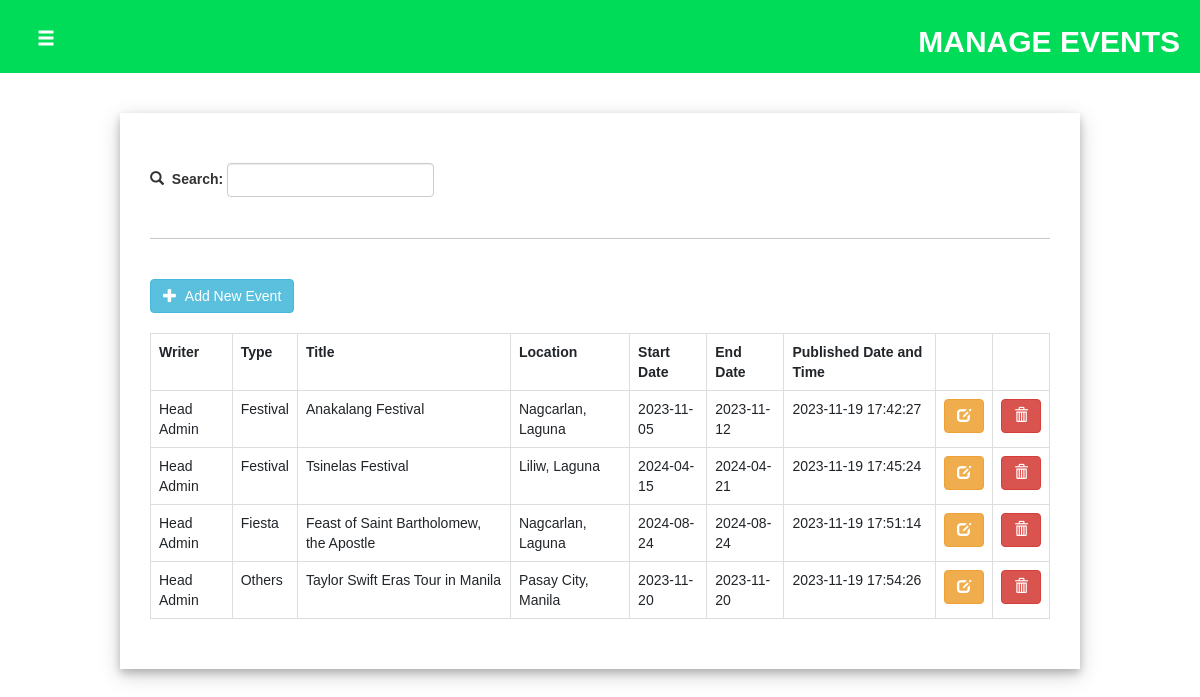
Screenshot of /adminside/events/events.php (signed in) with the database file from the repository.
### tables this page shows
CREATE TABLE `tbl_events` (
  `id` int(11) NOT NULL,
  `admin_id` int(11) NOT NULL,
  `fld_type` varchar(255) DEFAULT NULL,
  `fld_title` varchar(255) DEFAULT NULL,
  `fld_content` mediumtext DEFAULT NULL,
  `fld_mainimage` varchar(500) DEFAULT NULL,
  `fld_images` mediumtext DEFAULT NULL,
  `fld_location` varchar(255) NOT NULL,
  `fld_startdate` date DEFAULT NULL,
  `fld_enddate` date DEFAULT NULL,
  `fld_datetime` datetime DEFAULT NULL
);

### adminside/events/events.php (the view, shortened to what this page needs)
<?php
    include("../navbar.php");
    include("../connect.php");
    $result = $conn -> query("select * from tbl_admin where fld_username like '$username'");
        while($row = $result->fetch_assoc()){
            $admintype = $row["fld_type"];
        }
?>
<!DOCTYPE html>
<html lang="en">
<head>
    <link rel="stylesheet" href="eventstyle.css">
</head>
<body>
<div class="header" id="headercontainer">
            <button type="button" class="btn btn-dark btn-lg" id="btn_menu"><span class="glyphicon glyphicon-menu-hamburger"></span></button>
            <h2 id="headertitle">MANAGE EVENTS</h2>
        </div>
    <div id="container">
        <br><br>
        <div class='eventsdiv'>
            <br>
            <div class="searchdiv">
                <form action="events.php" method="get">
                    <table>
                        <tr>
                            <td style="padding-top: 3px;"><span class="glyphicon glyphicon-search"></span>&nbsp;&nbsp;<label> Search: </label>&nbsp;</td>
                            <td><input type="text" class="form-control" name="search_name" onchange="this.form.submit()"> </td>
                        </tr>
                    </table>
                </form>
            </div>
            <br><hr><br>
            <div id="addbtndiv">
                <button type="button" class="btn btn-info" id="btn_add_event"><span class="glyphicon glyphicon-plus"></span> &nbsp;Add New Event</button>&nbsp;
            </div>
            <table class='table table-bordered'>
                <?php
                if($admintype != "Head Admin"){
                    if(isset($_GET["search_name"])){
                        $result =  $conn->query("select * from tbl_events where admin_id like '$admin_id' and fld_title like '$_GET[search_name]%'");
                    }else{
                        $result = $conn->query("select * from tbl_events where admin_id like '$admin_id'");
                    }
                    echo "<tr>
                    <th>Type</th><th>Title</th><th>Location</th><th>Start Date</th><th>End Date</th><th>Published Date and Time</th><th></th><th></th>
                    </tr>";
                    while($row = $result->fetch_assoc()){
                        echo "<tr>
                        <td>$row[fld_type]</td>
                        <td>$row[fld_title]</td>
                        <td>$row[fld_location]</td>
                        <td>$row[fld_startdate]</td>
                        <td>$row[fld_enddate]</td>
                        <td>$row[fld_datetime]</td>
                        <td style='text-align:center;'><button type='button' class='btn btn-warning' onclick=edit('$row[id]')><span class='glyphicon glyphicon-edit'></span></button></td>
                        <td style='text-align:center;'><button type='button' class='btn btn-danger' onclick=del('$row[id]')><span class='glyphicon glyphicon-trash'></span></button></td>
                        </tr>";
                    }
                }else{
                    if(isset($_GET["search_name"])){
                        $result =  $conn->query("select tbl_admin.fld_name, tbl_events.id, tbl_events.fld_type, tbl_events.fld_title, tbl_events.fld_title, tbl_events.fld_location, tbl_events.fld_startdate, tbl_events.fld_enddate, tbl_events.fld_datetime from tbl_events, tbl_admin where tbl_events.admin_id = tbl_admin.id and (tbl_events.fld_title like '$_GET[search_name]%' or tbl_admin.fld_name like '$_GET[search_name]%')");
                    }else{
                        $result = $conn->query("select tbl_admin.fld_name, tbl_events.id, tbl_events.fld_type, tbl_events.fld_title, tbl_events.fld_title, tbl_events.fld_location, tbl_events.fld_startdate, tbl_events.fld_enddate, tbl_events.fld_datetime from tbl_events, tbl_admin where tbl_events.admin_id = tbl_admin.id");
                    }
                    echo "<tr>
                    <th>Writer</th><th>Type</th><th>Title</th><th>Location</th><th>Start Date</th><th>End Date</th><th>Published Date and Time</th><th></th><th></th>
                    </tr>";
                    while($row = $result->fetch_assoc()){
                        echo "<tr>
                        <td>$row[fld_name]</td>
                        <td>$row[fld_type]</td>
                        <td>$row[fld_title]</td>
                        <td>$row[fld_location]</td>
                        <td>$row[fld_startdate]</td>
                        <td>$row[fld_enddate]</td>
                        <td>$row[fld_datetime]</td>
                        <td style='text-align:center;'><button type='button' class='btn btn-warning' onclick=edit('$row[id]')><span class='glyphicon glyphicon-edit'></span></button></td>
                        <td style='text-align:center;'><button type='button' class='btn btn-danger' onclick=del('$row[id]')><span class='glyphicon glyphicon-trash'></span></button></td>
                        </tr>";
                    }
                }
                ?>
            </table>
        </div>
    </div>
</body>
</html>

### adminside/events/eventstyle.css (style rules this page uses)
body { background-color: white; }
#container { height:auto; }
#headercontainer { width: 100%; background-color: #00DB58; color: white; padding: 5px; padding-left: 20px; padding-right: 20px; overflow: hidden; }
#btn_menu { float: left; background-color: transparent; transform: translateY(25%); }
#headertitle { float: right; font-weight: bold; }
#addbtndiv { padding-bottom: 20px; }
.eventsdiv { background-color: white; padding: 30px; margin-top: 20px; margin-bottom: 20px; margin: 0 auto; width: 80%; box-shadow: 0 4px 8px 0 rgba(0, 0, 0, 0.2), 0 6px 20px 0 rgba(0, 0, 0, 0.19); overflow: auto; }

### adminside/navbar.php (style rules this page uses)
body { margin: 0; font-family: Arial, Helvetica, sans-serif; }

### rows the page displays
tbl_events: admin.fld_name "Head Admin", fld_type "Festival", fld_title "Anakalang Festival", fld_location "Nagcarlan, Laguna", fld_startdate "2023-11-05", fld_enddate "2023-11-12", fld_datetime "2023-11-19 17:42:27"
tbl_events: admin.fld_name "Head Admin", fld_type "Festival", fld_title "Tsinelas Festival", fld_location "Liliw, Laguna", fld_startdate "2024-04-15", fld_enddate "2024-04-21", fld_datetime "2023-11-19 17:45:24"
tbl_events: admin.fld_name "Head Admin", fld_type "Fiesta", fld_title "Feast of Saint Bartholomew, the Apostle", fld_location "Nagcarlan, Laguna", fld_startdate "2024-08-24", fld_enddate "2024-08-24", fld_datetime "2023-11-19 17:51:14"
tbl_events: admin.fld_name "Head Admin", fld_type "Others", fld_title "Taylor Swift Eras Tour in Manila", fld_location "Pasay City, Manila", fld_startdate "2023-11-20", fld_enddate "2023-11-20", fld_datetime "2023-11-19 17:54:26"
